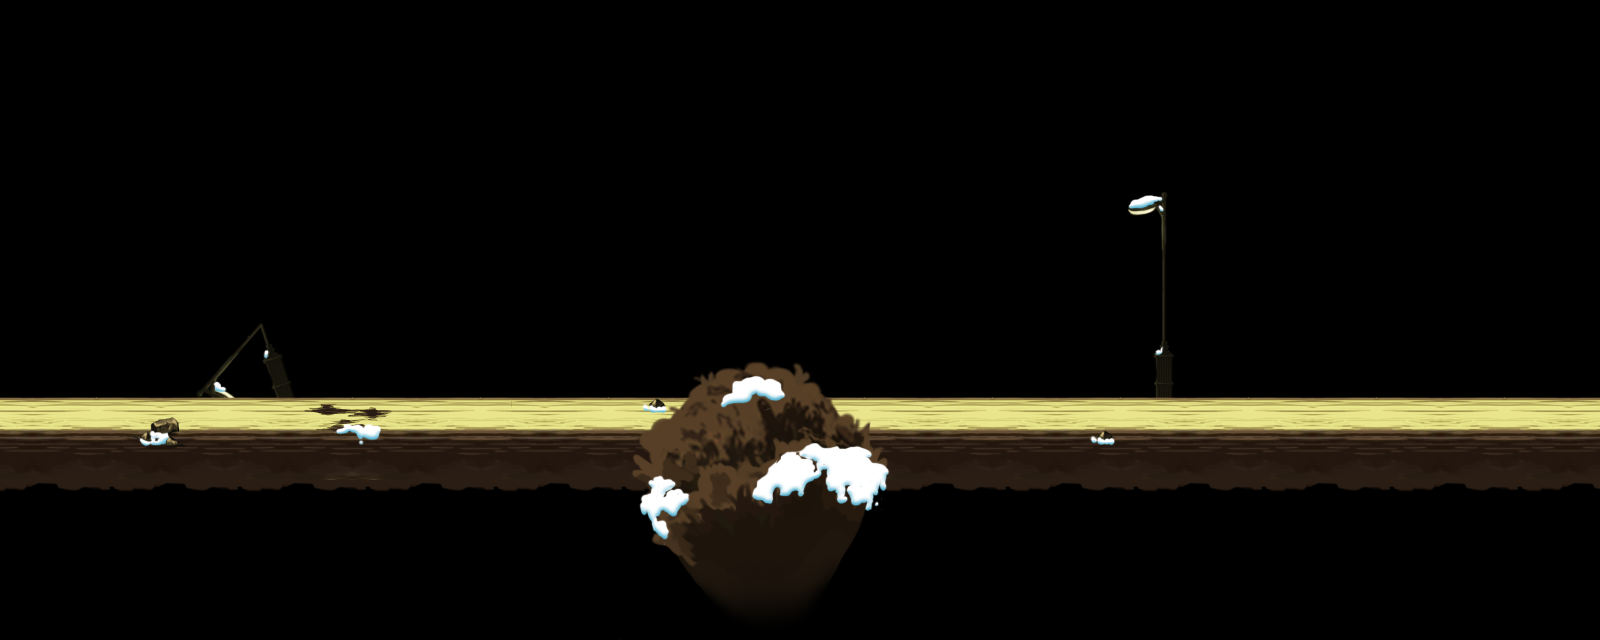

This game map was drawn from its Tiled (.tmx) file and the tilesets committed beside it. A one-line description and the trimmed map source follow:
An orthogonal 50x20 tile map with 32x32 px tiles, 5 tile layers (tile_terrain_deco_back, tile_terrain_0, tile_terrain_1, tile_terrain_2, ...) and 16 objects (7x tuzijianke, 2x barricade2, 2x tuzigongjianshou, tuzilangke, light, ...).

<map version="1.0" orientation="orthogonal" width="50" height="20" tilewidth="32" tileheight="32">
 <properties>
  <property name="offsetX" value="0" />
  <property name="offsetY" value="4" />
 </properties>
 <tileset firstgid="1" name="s01" tilewidth="32" tileheight="32">
  <image source="s01.png" width="992" height="512" />
 </tileset>
 <layer name="tile_terrain_deco_back" width="50" height="20">
  <data>[1000 cells, 0 non-empty, 0 distinct tile ids]</data>
 </layer>
 <layer name="tile_terrain_0" width="50" height="20">
  <data>[1000 cells, 65 non-empty, 53 distinct tile ids]</data>
 </layer>
 <layer name="tile_terrain_1" width="50" height="20">
  <data>[1000 cells, 290 non-empty, 40 distinct tile ids]</data>
 </layer>
 <layer name="tile_terrain_2" width="50" height="20">
  <data>[1000 cells, 4 non-empty, 3 distinct tile ids]</data>
 </layer>
 <layer name="tile_terrain_deco_front" width="50" height="20">
  <data>[1000 cells, 85 non-empty, 85 distinct tile ids]</data>
 </layer>
 <objectgroup name="obj_terrain" width="50" height="20">
  <object x="0" y="416" width="1600" height="32" />
 </objectgroup>
 <objectgroup name="obj_enemies" width="50" height="20">
  <object type="tuzijianke" x="0" y="352" width="32" height="32" />
  <object type="tuzilangke" x="1024" y="352" width="32" height="32">
   <properties>
    <property name="cmd" value="s,0.9;w,0.5,5,0;" />
   </properties>
  </object>
  <object type="tuzijianke" x="480" y="352" width="32" height="32" />
  <object type="tuzijianke" x="736" y="352" width="32" height="32" />
 </objectgroup>
 <objectgroup name="obj_objects" width="50" height="20">
  <object type="barricade2" x="128" y="256" width="32" height="32">
   <properties>
    <property name="cmd" value="w,3,-15;" />
   </properties>
  </object>
  <object type="barricade2" x="1344" y="352" width="32" height="32">
   <properties>
    <property name="cmd" value="w,3,-15;" />
   </properties>
  </object>
  <object type="light" x="1120" y="192" width="32" height="32" />
 </objectgroup>
 <objectgroup name="obj_enemies_alt" width="50" height="20">
  <object type="tuzigongjianshou" x="384" y="352" width="32" height="32" />
  <object type="tuzigongjianshou" x="1408" y="352" width="32" height="32" />
  <object type="tuzijianke" x="256" y="288" width="32" height="32" />
  <object type="tuzijianke" x="928" y="352" width="32" height="32" />
  <object type="tuzifashi" x="768" y="288" width="32" height="32" />
  <object type="tuzijiansheng" x="1504" y="320" width="32" height="32" />
  <object type="tuzijianke" x="576" y="352" width="32" height="32" />
  <object type="tuzijianke" x="96" y="352" width="32" height="32" />
 </objectgroup>
</map>
